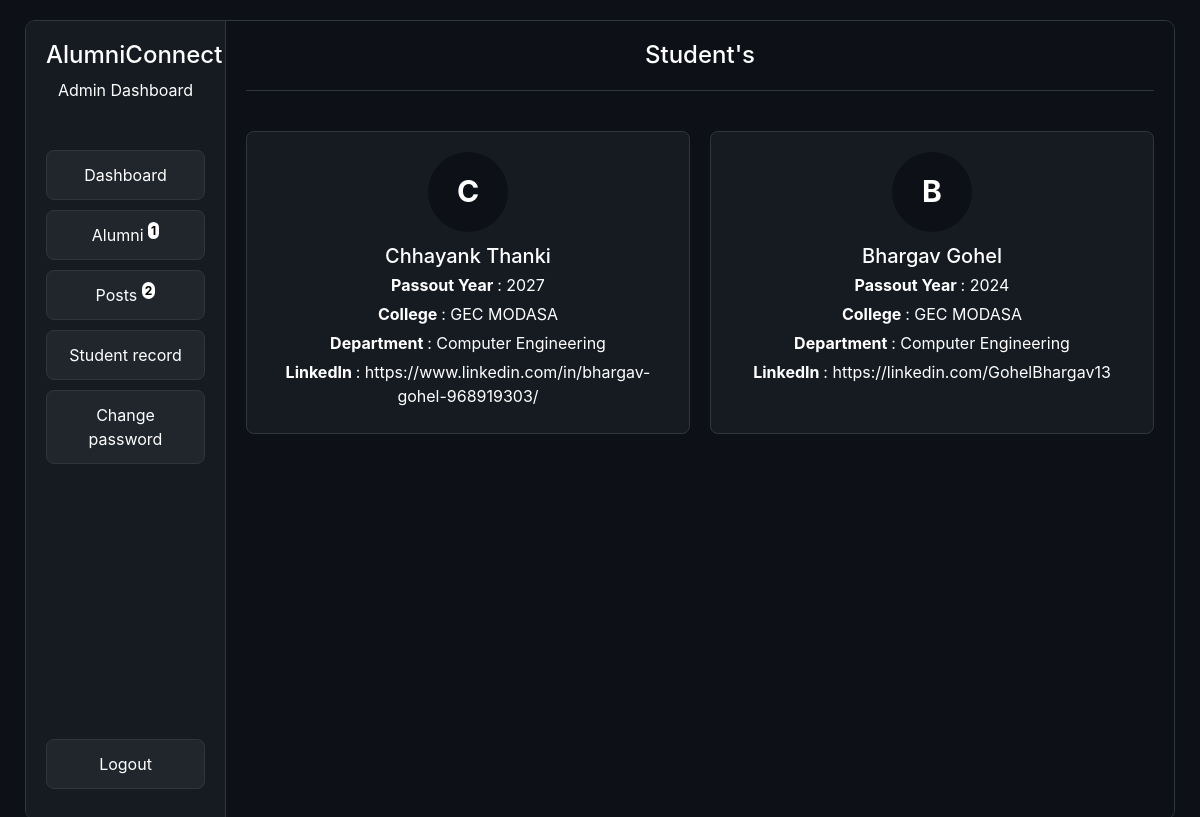
Page /admin/student_show.php (signed in) on the committed database.
### tables this page shows
CREATE TABLE `studentmaster` (
  `student_id` int(11) NOT NULL,
  `Enrollment_no` bigint(20) NOT NULL,
  `student_name` varchar(255) NOT NULL,
  `student_email` varchar(255) NOT NULL,
  `student_phone_no` bigint(20) NOT NULL,
  `student_add_year` int(4) NOT NULL,
  `student_pass_year` int(4) NOT NULL,
  `student_bio` varchar(255) NOT NULL,
  `student_password` varchar(100) NOT NULL,
  `created_at` timestamp NOT NULL DEFAULT current_timestamp(),
  `student_github` varchar(255) NOT NULL,
  `student_linkedIn` varchar(255) NOT NULL,
  `student_city` varchar(255) NOT NULL,
  `student_department` varchar(255) NOT NULL,
  `student_college` varchar(255) NOT NULL,
  `req_status` enum('pending','accepted','rejected','') NOT NULL DEFAULT 'pending',
  `ID_Card` varchar(255) DEFAULT NULL
);

### admin/student_show.php (the view, shortened to what this page needs)
<?php
include '../utills/db_conn.php';
$fetch_student_data = "SELECT * FROM studentmaster WHERE req_status = 'accepted'";
$data_res = null;
if (isset($conn)) {
    $data_res = $conn->query($fetch_student_data);
}
?>
<!DOCTYPE html>
<html lang="en">
<head>
</head>
<body style="margin: 5px; padding: 0; font-family: 'Inter', sans-serif; background-color: #0d1117; color: white;">
    <div style="display: flex; height: 100vh; overflow: hidden; border: 1px solid #30363d; border-radius: 10px; margin: 20px;">
        <?php include "./sidebar.php" ?>
        <div style="flex-grow: 1; padding: 20px; box-sizing: border-box; background-color: #0d1117;">
            <h1 style="text-align: center; font-size: 24px; margin-bottom: 40px; border-bottom: 1px solid #30363d; padding-bottom: 20px;">Student's</h1>
            <div style="display: flex; flex-wrap: wrap; justify-content: flex-start; gap: 20px;">
                <?php
                if ($data_res):
                    while ($row = $data_res->fetch_assoc()):
                ?>
                        <div style="width: calc(50% - 10px); background-color: #161b22; padding: 20px; border-radius: 8px; text-align: center; border: 1px solid #30363d; box-sizing: border-box;">
                            <div class="avatar"><?= strtoupper(substr($row['student_name'] ?? 'A', 0, 1)) ?></div>
                            <h2 style="font-size: 20px; margin-top: 0; margin-bottom: 5px;"><?= htmlspecialchars($row['student_name']) ?></h2>
                            <p style="margin: 5px; font-size: 16px;"><b>Passout Year </b>: <?= htmlspecialchars($row['student_pass_year']) ?></p>
                            <p style="margin: 5px; font-size: 16px;"><b>College </b>: <?= htmlspecialchars($row['student_college'] ?? NULL) ?></p>
                            <p style="margin: 5px; font-size: 16px;"><b>Department </b>: <?= htmlspecialchars($row['student_department'] ?? "N/A") ?></p>
                            <p style="margin: 5px; font-size: 16px;"><b>LinkedIn </b>: <a href="<?= isset($row['student_linkedIn']) ? htmlspecialchars($row['student_linkedIn']) : htmlspecialchars("NULL") ?>" style="text-decoration: none; color: white;" target="_blank"> <?= htmlspecialchars($row['student_linkedIn']) ?></a></p>
                        </div>
                <?php endwhile;
                endif; ?>
            </div>
        </div>
    </div>
</body>
</html>

### admin/student_show.php (style rules this page uses)
.avatar { width: 80px; height: 80px; background: #0d1117; color: white; font-size: 30px; font-weight: bold; border-radius: 50%; display: flex; align-items: center; justify-content: center; margin: auto; margin-bottom: 12px; }

### rows in the picture
studentmaster: student_name "C", student_name "Chhayank Thanki", student_pass_year "2027", student_college "GEC MODASA", student_department "Computer Engineering", student_linkedIn "https://www.linkedin.com/in/bhargav-gohel-968919303/"
studentmaster: student_name "B", student_name "Bhargav Gohel", student_pass_year "2024", student_college "GEC MODASA", student_department "Computer Engineering", student_linkedIn "https://linkedin.com/GohelBhargav13"

### other values in the picture
$final_analystics['total_alumni'] "1"
$final_analystics['total_post'] "2"
